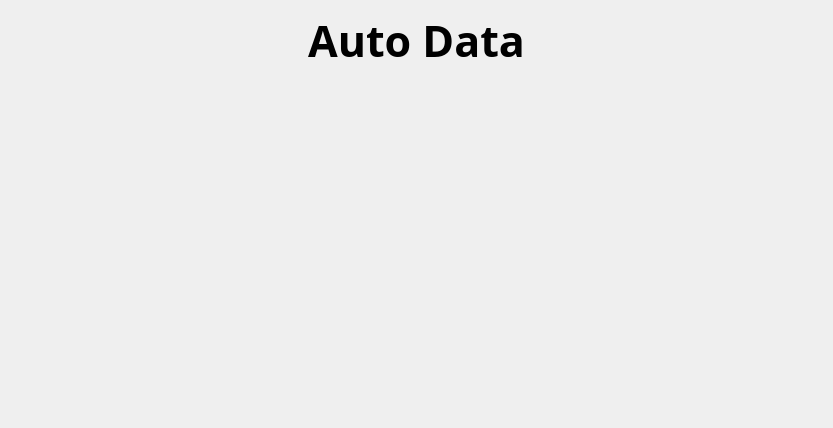
<?xml version="1.0" encoding="UTF-8"?>
<ui version="4.0">
 <class>MatchPage</class>
 <widget class="QWidget" name="MatchPage">
  <property name="geometry">
   <rect>
    <x>0</x>
    <y>0</y>
    <width>833</width>
    <height>428</height>
   </rect>
  </property>
  <property name="font">
   <font>
    <family>Noto Sans</family>
    <pointsize>20</pointsize>
   </font>
  </property>
  <property name="windowTitle">
   <string>Form</string>
  </property>
  <layout class="QGridLayout" name="gridLayout">
   <item row="0" column="0" colspan="2">
    <widget class="QLabel" name="title">
     <property name="font">
      <font>
       <family>Noto Sans</family>
       <pointsize>32</pointsize>
       <bold>true</bold>
      </font>
     </property>
     <property name="text">
      <string>Auto Data</string>
     </property>
     <property name="scaledContents">
      <bool>true</bool>
     </property>
     <property name="alignment">
      <set>Qt::AlignmentFlag::AlignHCenter|Qt::AlignmentFlag::AlignTop</set>
     </property>
     <property name="wordWrap">
      <bool>true</bool>
     </property>
    </widget>
   </item>
  </layout>
 </widget>
 <resources/>
 <connections/>
</ui>
